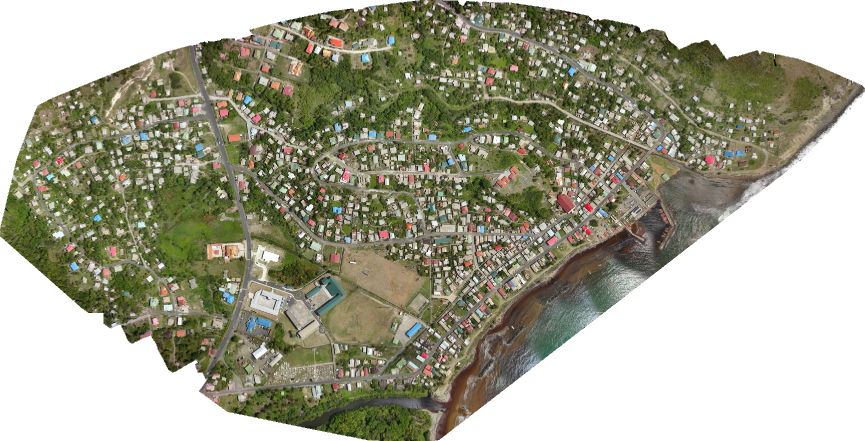
#> input picture documentation/figures/thumbnail_dennery.png, 1730 x 882 px, given in place of 7a307a06.tif, which was not available (shown at 1/2 size)
$ jupyter execute --allow-errors 'Pixel based classification.ipynb'   (older library calls are emulated)   (text cells are left out)
#> lines starting #> are read from the running program, lines starting #| are printed output that depends on the picture; pictures that were not available may be replaced by others from this repository, and a replacement may not be noted
[cell 1]
import numpy as np
import pandas as pd
from os.path import join
import os
import matplotlib.pyplot as plt
import matplotlib as mpl
import json
import time
from tqdm import tqdm
import sys
import pickle

import utils
import vis

from scipy.ndimage import sobel
from skimage import io
from skimage.color import rgb2gray

[cell 2]
sets = [('colombia', 'borde_rural'),
        ('colombia', 'borde_soacha'),
        ('guatemala', 'mixco_1_and_ebenezer'),
        ('guatemala', 'mixco_3'),
        ('st_lucia', 'dennery')]

[cell 3]
# Choose an arbitrary example image
train_dir = join('..', '..', 'stac', 'all_in_one', 'roofs_train')
materials = {'concrete_cement':0, 'healthy_metal':1, 'incomplete':2, 'irregular_metal':3, 'other':4}

[cell 4]
train_sample = join(train_dir, 'other', '7a307a06.tif')
img = io.imread(train_sample)
#> img is the input picture: shape (882, 1730, 4); mean R, G, B, A 165.7, 165.5, 146.7, 255

[cell 5]
fig, (ax1, ax2, ax3, ax4) = plt.subplots(1,4, figsize = (16, 5))

for k in [ax1, ax2, ax3, ax4]:
    k.axes.get_xaxis().set_visible(False)
    k.axes.get_yaxis().set_visible(False)

ax1.imshow(img, cmap='gray')
ax1.set_title("Original")
ax2.imshow(img[:, :, 0], cmap='Reds')
ax2.set_title("Red")
ax3.imshow(img[:, :, 1], cmap='Greens')
ax3.set_title("Green")
ax4.imshow(img[:, :, 2], cmap='Blues')
ax4.set_title("Blue")
plt.show()
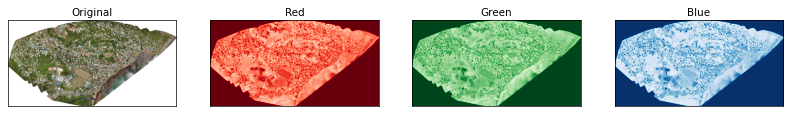
#> figure drawn by matplotlib, 4 panels

[cell 6]
def sobel_layers(img):
    sob = np.zeros(img.shape)
    for layer in range(img.shape[2]):
        sx = sobel(img[:, :, layer].astype('int32'), axis=0, mode='constant')
        sy = sobel(img[:, :, layer].astype('int32'), axis=1, mode='constant')
        sob[:, :, layer] = np.hypot(sx, sy)
#> this loop made 4 passes
#> pass 1, in sobel_layers, `sx = sobel(img[:, :, layer].astype('int32'), axis=0, mode='constant')`:
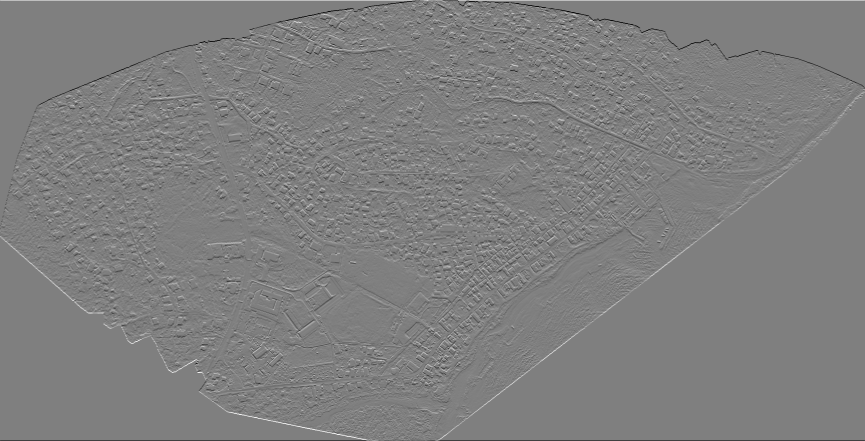
#> sx: shape (882, 1730) int32 (shown at 1/2 size); min -1020, max 1020, mean 0; drawn with min black and max white
#> pass 1, in sobel_layers, `sy = sobel(img[:, :, layer].astype('int32'), axis=1, mode='constant')`:
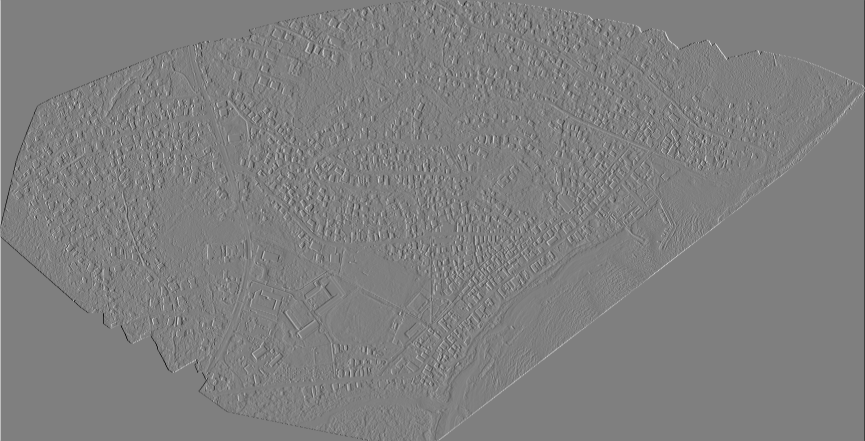
#> sy: shape (882, 1730) int32 (shown at 1/2 size); min -1020, max 1020, mean 0; drawn with min black and max white
#> after the loop:
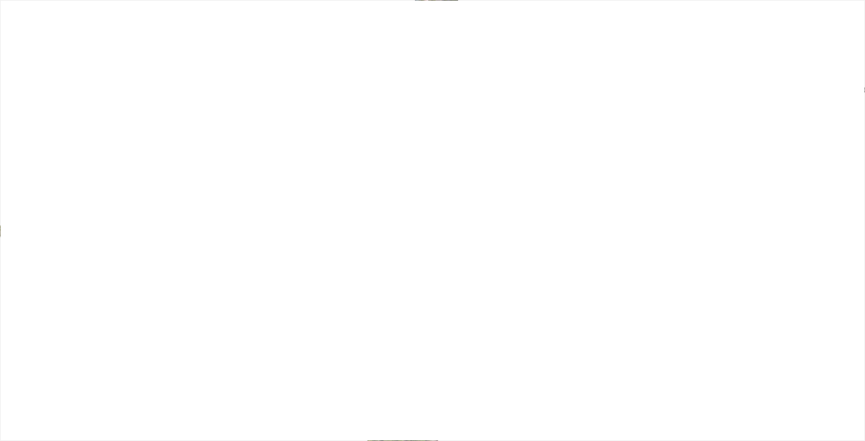
#> sob: shape (882, 1730, 4) float64 (shown at 1/2 size); mean R, G, B, A 88.3, 82.6, 83.8, 3.5; transparent parts drawn white
    return sob

[cell 7]
sob = sobel_layers(img)

[cell 8]
fig, (ax1, ax2, ax3) = plt.subplots(1,3, figsize = (16, 5))

for k in [ax1, ax2, ax3]:
    k.axes.get_xaxis().set_visible(False)
    k.axes.get_yaxis().set_visible(False)


ax1.imshow(sob[:, :, 0], cmap='Reds')
ax1.set_title("Red")
ax2.imshow(sob[:, :, 1], cmap='Greens')
ax2.set_title("Green")
ax3.imshow(sob[:, :, 2], cmap='Blues')
ax3.set_title("Blue")
fig.suptitle("Gradient magnitudes with Sobel filtering on channels")
plt.show()
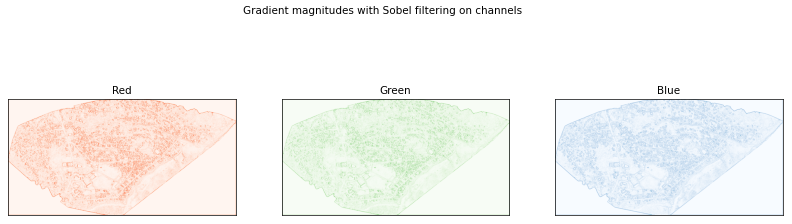
#> figure drawn by matplotlib, 3 panels

[cell 9]
def statistics(img, sob):
    """
    Expects image as numpy array.
    Calculates basic image statistics (variance, std, range, mean)
    """
    # Select only those pixels that belong to the roof (i.e. mask the image)
    img_arr = img[:, :, :3][img[:, :, 3] > 0]

    mean_rgb = img_arr.mean(0)
#> mean_rgb = [165.7, 165.5, 146.7]
    std_rgb = img_arr.std(0)
#> std_rgb = [76.51, 74.73, 90.24]
    ptp_rgb = img_arr.ptp(0) #peak-to-peak = range
#> ptp_rgb = [255, 255, 255]

    # Calculate statistics on gradient (Sobel) image
    sob_arr = sob[:, :, :3][sob[:, :, 3] > 0]

    mean_sob = sob_arr.mean(0)
#> mean_sob = [988.4, 988.8, 982.5]
    std_sob = sob_arr.std(0)
#> std_sob = [142, 139.3, 167.1]
    ptp_sob = sob_arr.ptp(0)
#> ptp_sob = [980.8, 976.8, 1019.1]

    return mean_rgb, std_rgb, ptp_rgb, mean_sob, std_sob, ptp_sob

[cell 10]
statistics(img, sob)
#> Out = ([165.7, 165.5, 146.7], [76.51, 74.73, 90.24], [255, 255, 255], [988.4, 988.8, 982.5], [142, 139.3, 167.1], [980.8, 976.8, 1019.1])

[cell 11]
from skimage import io, color, img_as_ubyte
from skimage.feature import greycomatrix, greycoprops
from sklearn.metrics.cluster import entropy

def glcm_feats(img):
    grayImg = img_as_ubyte(color.rgb2gray(img))
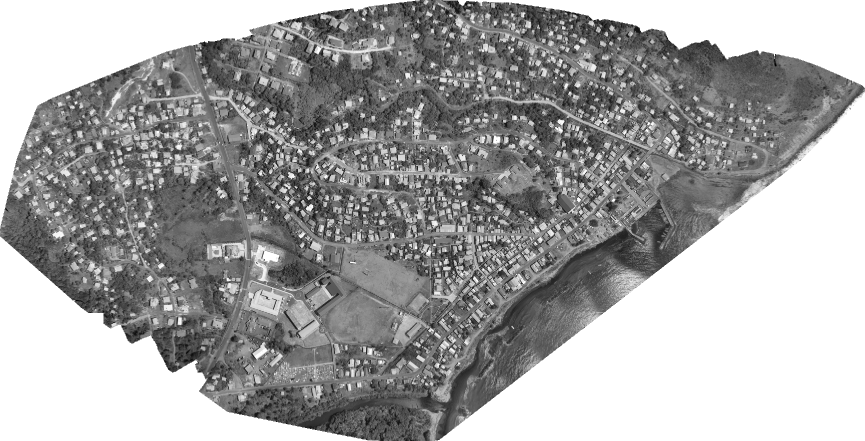
#> grayImg: shape (882, 1730) (shown at 1/2 size); min 0, max 255, mean 164.2

    distances = [1, 2, 3]
    angles = [0, np.pi/4, np.pi/2, 3*np.pi/4]
    properties = ['energy', 'correlation', 'homogeneity']

    glcm = greycomatrix(grayImg,
                        distances=distances,
                        angles=angles,
                        symmetric=True,
                        normed=True)
    glcm_en = greycoprops(glcm, 'energy')
#> glcm_en = [[0.355, 0.354, 0.354, 0.354], [0.354, 0.354, 0.353, 0.354], [0.353, 0.351, 0.351, 0.352]]
    glcm_co = greycoprops(glcm, 'correlation')
#> glcm_co = [[0.966, 0.949, 0.969, 0.95], [0.928, 0.949, 0.932, 0.95], [0.903, 0.907, 0.904, 0.908]]
    glcm_ho = greycoprops(glcm, 'homogeneity')
#> glcm_ho = [[0.436, 0.416, 0.438, 0.417], [0.405, 0.416, 0.404, 0.417], [0.394, 0.392, 0.392, 0.395]]

    return glcm_en, glcm_co, glcm_ho
